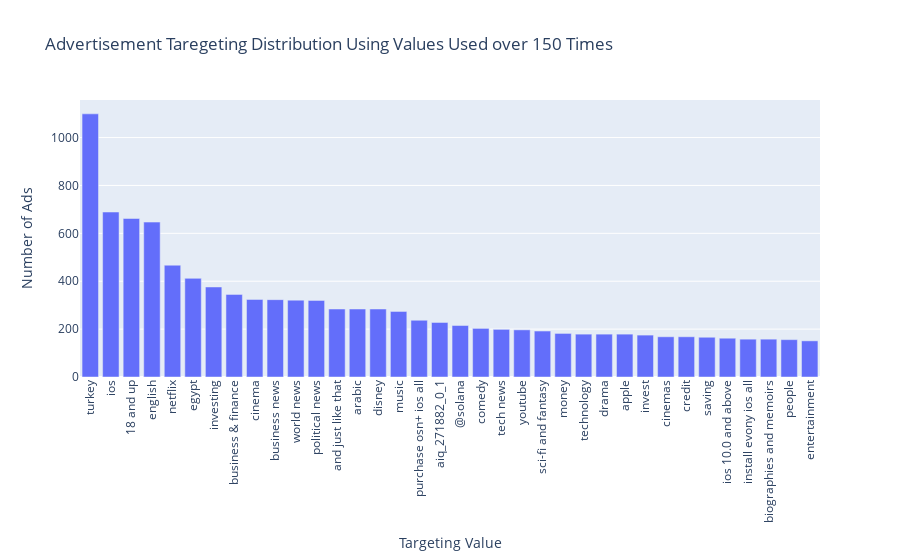

Here is the notebook cell this chart was saved with:
### Markdown cell above
## 3.5 Advertisement Frequency

### Code cell
# Create a bar graph
fig = px.bar(value_freq_df, x='targeting value', y='counts', title='Advertisement Taregeting Distribution Using Values Used over 150 Times',
             labels={'targeting value': 'Targeting Value', 'counts': 'Number of Ads'})

# Show the plot

fig.update_xaxes(tickangle=270)
fig.show()

### Figure 1 — Plotly figure (JSON) as saved in the notebook; plotly's stock layout.template omitted (floating-point values rounded to 4 significant figures)
{"data": [{"alignmentgroup": "True", "hovertemplate": "Targeting Value=%{x}<br>Number of Ads=%{y}<extra></extra>", "legendgroup": "", "marker": {"color": "#636efa", "pattern": {"shape": ""}}, "name": "", "offsetgroup": "", "orientation": "v", "showlegend": false, "textposition": "auto", "x": ["turkey", "ios", "18 and up", "english", "netflix", "egypt", "investing", "business & finance", "cinema", "business news", "world news", "political news", "and just like that", "arabic", "disney", "music", "purchase osn+ ios all", "aiq_271882_0_1", "@solana", "comedy", "tech news", "youtube", "sci-fi and fantasy", "money", "technology", "drama", "apple", "invest", "cinemas", "credit", "saving", "ios 10.0 and above", "install evony ios all", "biographies and memoirs", "people", "entertainment"], "xaxis": "x", "y": [1099, 689, 662, 647, 467, 412, 376, 345, 324, 323, 321, 320, 284, 284, 284, 274, 237, 228, 215, 203, 199, 197, 192, 182, 179, 179, 179, 175, 168, 168, 166, 162, 158, 158, 156, 151], "yaxis": "y", "type": "bar"}], "layout": {"xaxis": {"anchor": "y", "domain": [0.0, 1.0], "title": {"text": "Targeting Value"}, "tickangle": -90}, "yaxis": {"anchor": "x", "domain": [0.0, 1.0], "title": {"text": "Number of Ads"}}, "legend": {"tracegroupgap": 0}, "title": {"text": "Advertisement Taregeting Distribution Using Values Used over 150 Times"}, "barmode": "relative"}}
